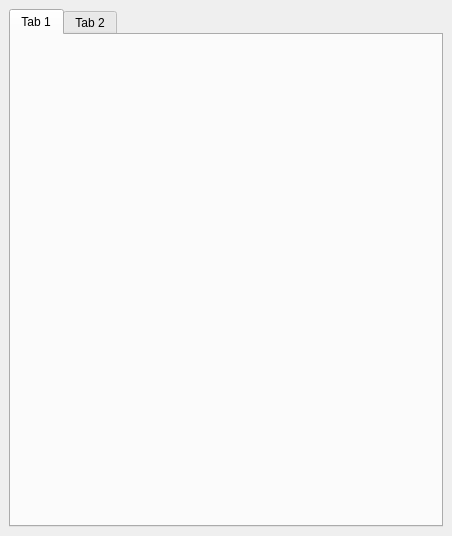
<?xml version="1.0" encoding="UTF-8"?>
<ui version="4.0">
 <class>GeoChargePluginDockWidgetBase</class>
 <widget class="QDockWidget" name="GeoChargePluginDockWidgetBase">
  <property name="geometry">
   <rect>
    <x>0</x>
    <y>0</y>
    <width>452</width>
    <height>536</height>
   </rect>
  </property>
  <property name="windowTitle">
   <string>Geo Charge Plugin</string>
  </property>
  <widget class="QWidget" name="dockWidgetContents">
   <layout class="QGridLayout" name="gridLayout">
    <item row="0" column="0">
     <widget class="QTabWidget" name="tabWidget">
      <property name="currentIndex">
       <number>0</number>
      </property>
      <widget class="QWidget" name="tab">
       <attribute name="title">
        <string>Tab 1</string>
       </attribute>
      </widget>
      <widget class="QWidget" name="tab_2">
       <attribute name="title">
        <string>Tab 2</string>
       </attribute>
      </widget>
     </widget>
    </item>
   </layout>
  </widget>
 </widget>
 <resources/>
 <connections/>
</ui>
